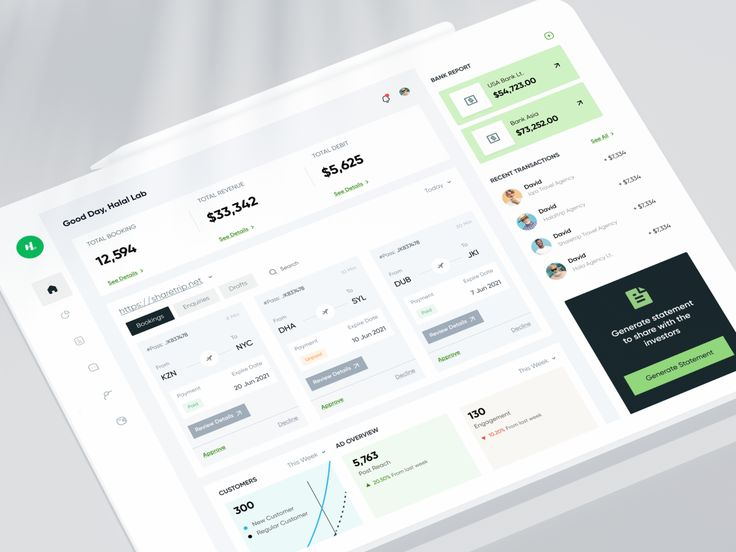
#> input picture projects-docs/references/images/2023 Travel Agency Web App Dashboard Design.jpg, 736 x 552 px
$ python -i design_system_pipeline.py   (imports and definitions only)
#> lines starting #> are read from the running program, lines starting #| are printed output that depends on the picture
#!/usr/bin/env python3
"""
Design system pipeline for React + Tailwind projects driven by reference images.

Usage:
    python .agent/scripts/design_system_pipeline.py init [--project PVCity]
    python .agent/scripts/design_system_pipeline.py status [--project PVCity] [--json]
    python .agent/scripts/design_system_pipeline.py generate [--project PVCity] [--page dashboard]
"""

from __future__ import annotations

import argparse
import colorsys
import json
import os
import re
import shutil
import subprocess
import sys
from collections import Counter
from dataclasses import dataclass
from pathlib import Path
from typing import Any

try:
    from PIL import Image, ImageFilter, ImageStat

    PIL_AVAILABLE = True
except Exception:
    Image = None
    ImageFilter = None
    ImageStat = None
    PIL_AVAILABLE = False


SUPPORTED_IMAGE_EXTENSIONS = {
    ".png",
    ".jpg",
    ".jpeg",
    ".webp",
    ".gif",
    ".bmp",
    ".svg",
}

UI_KEYWORD_ALLOWLIST = {
    "admin",
    "analytics",
    "app",
    "auth",
    "backoffice",
    "card",
    "checkout",
    "crm",
    "dashboard",
    "data",
    "fintech",
    "flow",
    "form",
    "hero",
    "landing",
    "orders",
    "payment",
    "portal",
    "pos",
    "pricing",
    "report",
    "saas",
    "summary",
    "table",
    "website",
    "web",
}

GENERIC_FILENAME_STOPWORDS = {
    "a",
    "an",
    "and",
    "by",
    "design",
    "for",
    "from",
    "image",
    "images",
    "img",
    "in",
    "interface",
    "mockup",
    "naz",
    "new",
    "of",
    "on",
    "redesign",
    "redesigning",
    "screen",
    "shot",
    "system",
    "the",
    "ui",
    "ux",
    "v2",
    "v3",
    "v4",
}

REFERENCE_ANALYSIS_START = "<!-- REFERENCE_ANALYSIS:START -->"
REFERENCE_ANALYSIS_END = "<!-- REFERENCE_ANALYSIS:END -->"

SCRIPT_PATH = Path(__file__).resolve()
WORKSPACE_ROOT = SCRIPT_PATH.parents[2]
PROJECT_DOCS_ROOT = WORKSPACE_ROOT / "projects-docs"
DESIGN_SYSTEM_ROOT = PROJECT_DOCS_ROOT / "40-design-system"
UI_UX_SEARCH_SCRIPT = (
    WORKSPACE_ROOT / ".agent" / ".shared" / "ui-ux-pro-max" / "scripts" / "search.py"
)


@dataclass(frozen=True)
class PipelinePaths:
    project_name: str
    project_slug: str
    root: Path
    references_dir: Path
    intake_file: Path
    notes_file: Path
    readme_file: Path
    master_file: Path
    context_file: Path
    image_analysis_md_file: Path
    image_analysis_json_file: Path
    prompt_foundation_file: Path
    prompt_component_file: Path
    prompt_page_file: Path


@dataclass(frozen=True)
class ReferenceDiscovery:
    images: list[Path]
    source_dirs: list[Path]
    used_fallback: bool


# [27 lines left out: functions slugify, unique_preserve_order, not called in this run]


def path_for_display(path: Path) -> str:
    try:
        return str(path.relative_to(WORKSPACE_ROOT)).replace("\\", "/")
    except ValueError:
        return str(path)


def page_override_filename(page: str) -> str:
    return f"page.{slugify(page)}.md"


# [243 lines left out: functions resolve_paths, default_intake, default_notes, default_readme, foundation_prompt, component_prompt and 4 more, not called in this run]


def project_reference_candidates(paths: PipelinePaths) -> list[Path]:
    return [paths.references_dir]


# [18 lines left out: functions collect_images_under, discover_reference_images, not called in this run]


def list_reference_images(references_dir: Path) -> list[Path]:
    return collect_images_under(references_dir)


# [16 lines left out: functions sanitize_tokens, filename_keywords, not called in this run]


def rgb_to_hex(rgb: tuple[int, int, int]) -> str:
    return "#{:02X}{:02X}{:02X}".format(*rgb)


def hex_to_rgb(value: str) -> tuple[int, int, int]:
    cleaned = value.lstrip("#")
    return tuple(int(cleaned[index : index + 2], 16) for index in (0, 2, 4))


def brightness_from_rgb(rgb: tuple[int, int, int]) -> float:
    red, green, blue = [channel / 255.0 for channel in rgb]
    return round(0.2126 * red + 0.7152 * green + 0.0722 * blue, 4)


def saturation_from_rgb(rgb: tuple[int, int, int]) -> float:
    red, green, blue = [channel / 255.0 for channel in rgb]
    _, saturation, _ = colorsys.rgb_to_hsv(red, green, blue)
    return round(saturation, 4)


def color_family(rgb: tuple[int, int, int]) -> str:
    red, green, blue = [channel / 255.0 for channel in rgb]
    hue, saturation, value = colorsys.rgb_to_hsv(red, green, blue)
    if saturation < 0.12:
        if value > 0.88:
            return "white"
        if value < 0.22:
            return "black"
        return "gray"

    degrees = hue * 360.0
    if degrees < 15 or degrees >= 345:
        return "red"
    if degrees < 40:
        return "orange"
    if degrees < 65:
        return "yellow"
    if degrees < 90:
        return "lime"
    if degrees < 150:
        return "green"
    if degrees < 180:
        return "teal"
    if degrees < 210:
        return "cyan"
    if degrees < 250:
        return "blue"
    if degrees < 285:
        return "indigo"
    if degrees < 320:
        return "violet"
    return "pink"


# [22 lines left out: functions label_brightness, label_saturation, label_density, not called in this run]


def bucket_rgb(rgb: tuple[int, int, int]) -> tuple[int, int, int]:
    return tuple(max(0, min(255, round(channel / 16) * 16)) for channel in rgb)


def image_metrics_from_pixels(path: Path) -> dict[str, Any]:
    assert PIL_AVAILABLE

    with Image.open(path) as raw_image:
#> raw_image is the input picture: PIL image 736x552 RGB; mean R, G, B 224.8, 228.5, 228.4
        image = raw_image.convert("RGB")
        width, height = image.size
#> width = 736; height = 552
        sample = image.copy()
        sample.thumbnail((320, 320))

        grayscale = sample.convert("L")
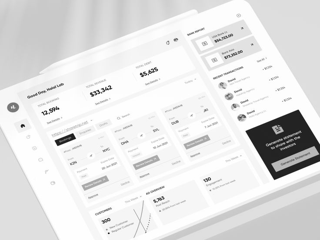
#> grayscale: PIL image 320x240 L; min 13, max 255, mean 227.4
        grayscale_stat = ImageStat.Stat(grayscale)
        brightness = grayscale_stat.mean[0] / 255.0
#> brightness = 0.892
        contrast = grayscale_stat.stddev[0] / 255.0
#> contrast = 0.166

        hsv_image = sample.convert("HSV")
#> hsv_image: PIL image 320x240 HSV; mean H, S, V 107.2, 10.1, 230.5
        hsv_stat = ImageStat.Stat(hsv_image)
        saturation = hsv_stat.mean[1] / 255.0
#> saturation = 0.0395

        edge_image = grayscale.filter(ImageFilter.FIND_EDGES)
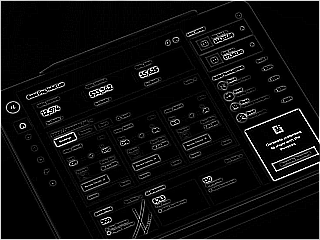
#> edge_image: PIL image 320x240 L; min 0, max 255, mean 14.6
        edge_density = ImageStat.Stat(edge_image).mean[0] / 255.0
#> edge_density = 0.0571

        quantized = sample.quantize(colors=8, method=Image.Quantize.MEDIANCUT)
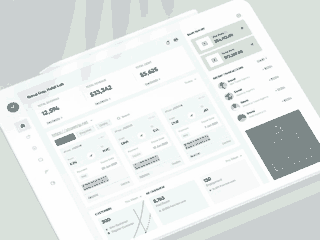
#> quantized: PIL image 320x240 P; mean R, G, B 228.4, 232.5, 231.5
        palette = quantized.getpalette()
#> palette = [254, 254, 254, 253, 253, 253, 248, 249, 249, 241, 248, 247, 233, 235, 237, 217, 225, 219, 203, 208, 209, 125, 136, 136]
        total_pixels = max(1, sample.size[0] * sample.size[1])
#> total_pixels = 76800
        dominant_colors: list[dict[str, Any]] = []
        for count, palette_index in sorted(quantized.getcolors() or [], reverse=True):
            palette_offset = palette_index * 3
            rgb = tuple(palette[palette_offset : palette_offset + 3])
            dominant_colors.append(
                {
                    "hex": rgb_to_hex(rgb),
                    "ratio": round(count / total_pixels, 4),
                    "family": color_family(rgb),
                    "brightness": brightness_from_rgb(rgb),
                    "saturation": saturation_from_rgb(rgb),
                }
            )
#> this loop made 8 passes
#> (count, palette_index, palette_offset, rgb, hue in color_family) on passes 1 to 8: (14149, 5, 15, (217, 225, 219), 0.375), (12628, 1, 3, (253, 253, 253), 0), (12400, 6, 18, (203, 208, 209), 0.528), (11834, 3, 9, (241, 248, 247), 0.476), (10982, 0, 0, (254, 254, 254), 0), (8174, 2, 6, (248, 249, 249), 0.5), (4222, 7, 21, (125, 136, 136), 0.5), (2411, 4, 12, (233, 235, 237), 0.583)
#> after the loop, dominant_colors = 8 items

    orientation = "square"
    if width > height:
        orientation = "landscape"
    elif height > width:
        orientation = "portrait"

    return {
        "path": path_for_display(path),
        "filename_keywords": filename_keywords(path),
        "width": width,
        "height": height,
        "orientation": orientation,
        "brightness": round(brightness, 4),
        "brightness_label": label_brightness(brightness),
        "saturation": round(saturation, 4),
        "saturation_label": label_saturation(saturation),
        "contrast": round(contrast, 4),
        "edge_density": round(edge_density, 4),
        "density_label": label_density(edge_density),
        "dominant_colors": dominant_colors[:5],
    }


# [1089 lines left out: functions image_metrics_from_filename, analyze_image, average_metric, top_color_palette, choose_palette_role, aggregate_keyword_signals and 22 more, not called in this run]


# [2 lines not run here, left out]

#> (the run stopped early here; a loop or call above may not have finished)
